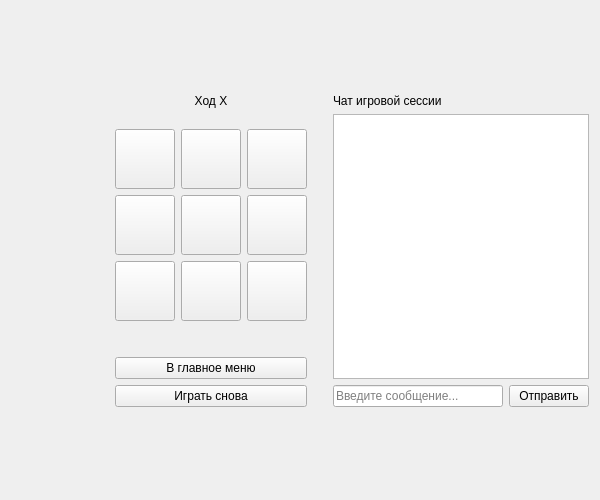
<?xml version="1.0" encoding="UTF-8"?>
<ui version="4.0">
 <class>Game</class>
 <widget class="QWidget" name="Game">
  <property name="geometry">
   <rect>
    <x>0</x>
    <y>0</y>
    <width>600</width>
    <height>500</height>
   </rect>
  </property>
  <layout class="QVBoxLayout" name="verticalLayout_page2">
   <item>
    <spacer name="verticalSpacer_game_top">
     <property name="orientation">
      <enum>Qt::Orientation::Vertical</enum>
     </property>
     <property name="sizeHint" stdset="0">
      <size>
       <width>0</width>
       <height>0</height>
      </size>
     </property>
    </spacer>
   </item>
   <item>
    <layout class="QHBoxLayout" name="horizontalLayout_game_center">
     <item>
      <spacer name="horizontalSpacer_game_left">
       <property name="orientation">
        <enum>Qt::Orientation::Horizontal</enum>
       </property>
       <property name="sizeHint" stdset="0">
        <size>
         <width>0</width>
         <height>0</height>
        </size>
       </property>
      </spacer>
     </item>
     <item>
      <layout class="QVBoxLayout" name="verticalLayout_game_content">
       <item>
        <widget class="QLabel" name="statusLabel">
         <property name="text">
          <string>Ход Х</string>
         </property>
         <property name="alignment">
          <set>Qt::AlignmentFlag::AlignCenter</set>
         </property>
        </widget>
       </item>
       <item>
        <spacer name="verticalSpacer_under_status">
         <property name="orientation">
          <enum>Qt::Orientation::Vertical</enum>
         </property>
         <property name="sizeHint" stdset="0">
          <size>
           <width>20</width>
           <height>15</height>
          </size>
         </property>
        </spacer>
       </item>
       <item>
        <layout class="QGridLayout" name="gridLayout_field">
         <item row="0" column="0">
          <widget class="QPushButton" name="button_0_0">
           <property name="minimumSize">
            <size>
             <width>60</width>
             <height>60</height>
            </size>
           </property>
           <property name="maximumSize">
            <size>
             <width>60</width>
             <height>60</height>
            </size>
           </property>
          </widget>
         </item>
         <item row="0" column="1">
          <widget class="QPushButton" name="button_0_1">
           <property name="minimumSize">
            <size>
             <width>60</width>
             <height>60</height>
            </size>
           </property>
           <property name="maximumSize">
            <size>
             <width>60</width>
             <height>60</height>
            </size>
           </property>
          </widget>
         </item>
         <item row="0" column="2">
          <widget class="QPushButton" name="button_0_2">
           <property name="minimumSize">
            <size>
             <width>60</width>
             <height>60</height>
            </size>
           </property>
           <property name="maximumSize">
            <size>
             <width>60</width>
             <height>60</height>
            </size>
           </property>
          </widget>
         </item>
         <item row="1" column="0">
          <widget class="QPushButton" name="button_1_0">
           <property name="minimumSize">
            <size>
             <width>60</width>
             <height>60</height>
            </size>
           </property>
           <property name="maximumSize">
            <size>
             <width>60</width>
             <height>60</height>
            </size>
           </property>
          </widget>
         </item>
         <item row="1" column="1">
          <widget class="QPushButton" name="button_1_1">
           <property name="minimumSize">
            <size>
             <width>60</width>
             <height>60</height>
            </size>
           </property>
           <property name="maximumSize">
            <size>
             <width>60</width>
             <height>60</height>
            </size>
           </property>
          </widget>
         </item>
         <item row="1" column="2">
          <widget class="QPushButton" name="button_1_2">
           <property name="minimumSize">
            <size>
             <width>60</width>
             <height>60</height>
            </size>
           </property>
           <property name="maximumSize">
            <size>
             <width>60</width>
             <height>60</height>
            </size>
           </property>
          </widget>
         </item>
         <item row="2" column="0">
          <widget class="QPushButton" name="button_2_0">
           <property name="minimumSize">
            <size>
             <width>60</width>
             <height>60</height>
            </size>
           </property>
           <property name="maximumSize">
            <size>
             <width>60</width>
             <height>60</height>
            </size>
           </property>
          </widget>
         </item>
         <item row="2" column="1">
          <widget class="QPushButton" name="button_2_1">
           <property name="minimumSize">
            <size>
             <width>60</width>
             <height>60</height>
            </size>
           </property>
           <property name="maximumSize">
            <size>
             <width>60</width>
             <height>60</height>
            </size>
           </property>
          </widget>
         </item>
         <item row="2" column="2">
          <widget class="QPushButton" name="button_2_2">
           <property name="minimumSize">
            <size>
             <width>60</width>
             <height>60</height>
            </size>
           </property>
           <property name="maximumSize">
            <size>
             <width>60</width>
             <height>60</height>
            </size>
           </property>
          </widget>
         </item>
        </layout>
       </item>
       <item>
        <spacer name="verticalSpacer_before_btn_game">
         <property name="orientation">
          <enum>Qt::Orientation::Vertical</enum>
         </property>
         <property name="sizeHint" stdset="0">
          <size>
           <width>20</width>
           <height>30</height>
          </size>
         </property>
        </spacer>
       </item>
       <item>
        <widget class="QPushButton" name="btnBackGame">
         <property name="text">
          <string>В главное меню</string>
         </property>
        </widget>
       </item>
       <item>
        <widget class="QPushButton" name="btnRestart">
         <property name="text">
          <string>Играть снова</string>
         </property>
        </widget>
       </item>
      </layout>
     </item>
     <item>
      <layout class="QVBoxLayout" name="verticalLayout_chat">
       <property name="leftMargin">
        <number>20</number>
       </property>
       <item>
        <widget class="QLabel" name="lblChat">
         <property name="text">
          <string>Чат игровой сессии</string>
         </property>
        </widget>
       </item>
       <item>
        <widget class="QTextEdit" name="chatDisplay">
         <property name="readOnly">
          <bool>true</bool>
         </property>
         <property name="minimumSize">
          <size>
           <width>200</width>
           <height>0</height>
          </size>
         </property>
        </widget>
       </item>
       <item>
        <layout class="QHBoxLayout" name="horizontalLayout_chat_input">
         <item>
          <widget class="QLineEdit" name="chatInput">
           <property name="placeholderText">
            <string>Введите сообщение...</string>
           </property>
          </widget>
         </item>
         <item>
          <widget class="QPushButton" name="btnSendChat">
           <property name="text">
            <string>Отправить</string>
           </property>
          </widget>
         </item>
        </layout>
       </item>
      </layout>
     </item>
    </layout>
   </item>
   <item>
    <spacer name="verticalSpacer_game_bottom">
     <property name="orientation">
      <enum>Qt::Orientation::Vertical</enum>
     </property>
     <property name="sizeHint" stdset="0">
      <size>
       <width>0</width>
       <height>0</height>
      </size>
     </property>
    </spacer>
   </item>
  </layout>
 </widget>
</ui>
